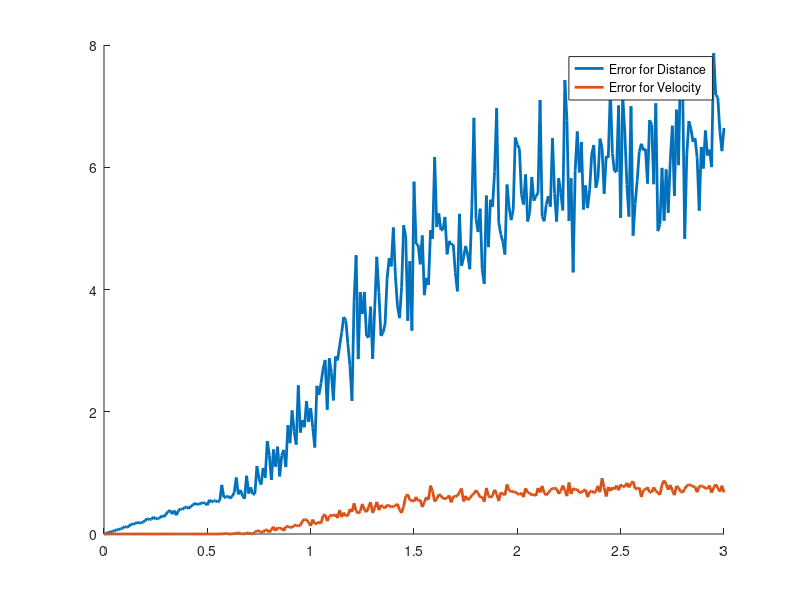

Recreate this plot in MATLAB. (Note: this script raises an error after producing the figure.)
fs=100;
ts=1/fs;
t_start=0;
t_end=1;
T=t_end-t_start;
N = fs * T;
t = t_start:ts:t_end-ts;
f = -fs/2:fs/N:fs/2-fs/N;
fc=5;
alpha=0.5;
beta=0.3;
R=250000;
V=180/3.6;
fd=beta*V;
C=3e8;
Ro=2/C;
td=Ro*R;
x_no_noise=alpha*cos(2*pi*(fc+fd)*(t-td));
std=0:0.01:3;
n_test=100;
error_R=zeros(size(std));
error_V=zeros(size(std));
idx=0;
for noise_std=std
    idx=idx+1;
    for j=1:n_test
        noise=noise_std*randn(size(x_no_noise));
        x=x_no_noise+noise;
        X=fftshift(fft(x));
        X=X/max(abs(X));
        tol = 1e-2;
        X(abs(X) < tol) = 0;
        [M,new_freq]=max(X(length(X)/2+2+fc:length(X)));
        new_freq=new_freq+fc;
        new_phase=abs(angle(X(new_freq+length(X)/2+1)));
        estimated_fd=new_freq-fc;
        estimated_td=new_phase/(2*pi*(fc+estimated_fd));
        estimated_V=estimated_fd/beta;
        estimated_R=estimated_td/Ro;
        error_R(idx)=error_R(idx)+(abs(estimated_R-R))/(n_test*R);
        error_V(idx)=error_V(idx)+(abs(estimated_V-V))/(n_test*V);
    end
end
figure;
hold on;
plot(std,error_R,'LineWidth',2);
plot(std,error_V,'LineWidth',2);
lgd=legend('Error for Distance','Error for Velocity');
lgd.FontSize = 20;
tle=title('Mean Absolute Error for R and V');
tle.FontSize=20;
xlabel('Noise std');
hold off;